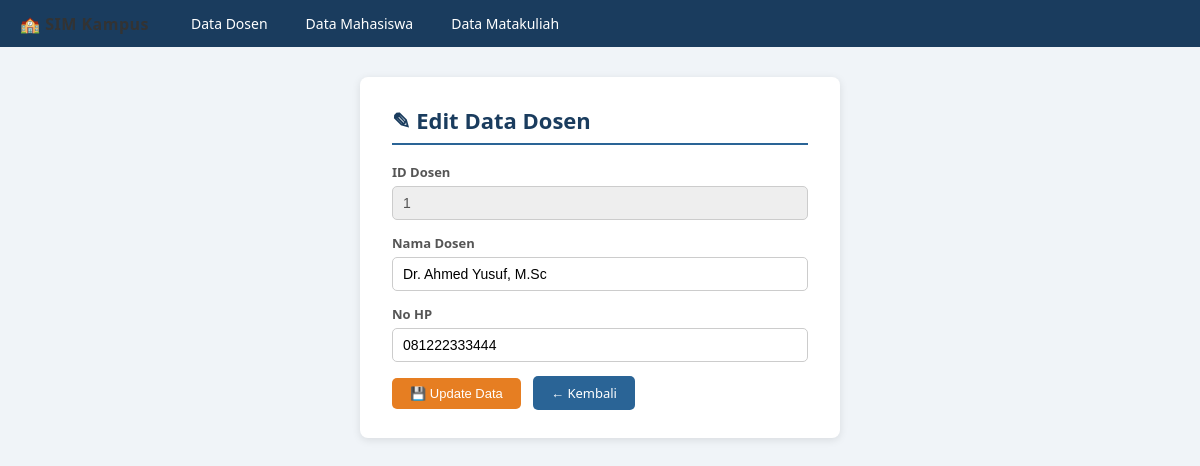
The page /dosen/editdosen.php?idDosen=1 on the database its author committed.
### tables this page shows
CREATE TABLE IF NOT EXISTS t_dosen (
    idDosen    INT          NOT NULL AUTO_INCREMENT,
    namaDosen  VARCHAR(50)  NOT NULL,
    noHP       VARCHAR(25)  NOT NULL,
    PRIMARY KEY (idDosen)
);

### dosen/editdosen.php (the view, shortened to what this page needs)
<?php
include 'koneksi.php';
if (isset($_GET['idDosen'])) {
    $id = (int) $_GET['idDosen'];
    $query  = "SELECT * FROM t_dosen WHERE idDosen='$id'";
    $result = mysqli_query($link, $query);
    $data      = mysqli_fetch_assoc($result);
    $idDosen   = $data["idDosen"];
    $namaDosen = $data["namaDosen"];
    $noHP      = $data["noHP"];
} else {
    header("location: viewdosen.php");
    exit;
}
?>
<!DOCTYPE html>
<html lang="id">
<head>
    <link rel="stylesheet" href="style.css">
</head>
<body>
<nav>
    <span class="brand">&#127979; SIM Kampus</span>
    <a href="viewdosen.php">Data Dosen</a>
    <a href="viewmahasiswa.php">Data Mahasiswa</a>
    <a href="viewmatakuliah.php">Data Matakuliah</a>
</nav>
<div class="wrapper">
    <div class="card" style="max-width:480px; margin:0 auto;">
        <h1>&#9998; Edit Data Dosen</h1>
        <form id="form_mahasiswa" action="proses_editdosen.php" method="post">
            <div class="form-group">
                <label for="idDosenDisabled">ID Dosen</label>
                <input type="text" id="idDosenDisabled" value="<?php echo $idDosen; ?>" disabled>
            </div>
            <div class="form-group">
                <label for="namaDosen">Nama Dosen</label>
                <input type="text" name="namaDosen" id="namaDosen"
                       value="<?php echo htmlspecialchars($namaDosen); ?>" required>
            </div>
            <div class="form-group">
                <label for="noHP">No HP</label>
                <input type="text" name="noHP" id="noHP"
                       value="<?php echo htmlspecialchars($noHP); ?>" required>
            </div>
            <button type="submit" name="edit" class="btn btn-warning">&#128190; Update Data</button>
            <a href="viewdosen.php" class="btn btn-primary" style="margin-left:8px;">&#8592; Kembali</a>
        </form>
    </div>
</div>
</body>
</html>

### style.css (style rules this page uses)
* { box-sizing: border-box; margin: 0; padding: 0; }
body { font-family: 'Segoe UI', Arial, sans-serif; background: #f0f4f8; color: #333; }
nav { background: #1a3c5e; padding: 0 20px; display: flex; align-items: center; gap: 6px; flex-wrap: wrap; }
nav a { color: #fff; text-decoration: none; padding: 14px 16px; display: inline-block; font-size: 14px; transition: background .2s; }
nav .brand { font-weight: 700; font-size: 16px; margin-right: 20px; letter-spacing: .5px; }
.wrapper { max-width: 960px; margin: 30px auto; padding: 0 16px; }
.card { background: #fff; border-radius: 8px; box-shadow: 0 2px 8px rgba(0,0,0,.1); padding: 28px 32px; margin-bottom: 24px; }
h1 { font-size: 22px; color: #1a3c5e; margin-bottom: 18px; border-bottom: 2px solid #2a6496; padding-bottom: 8px; }
.btn { display: inline-block; padding: 8px 18px; border-radius: 5px; text-decoration: none; font-size: 13px; cursor: pointer; border: none; transition: opacity .2s; }
.btn-primary { background: #2a6496; color: #fff; }
.btn-warning { background: #e67e22; color: #fff; }
.form-group { margin-bottom: 14px; }
.form-group label { display: block; font-size: 13px; font-weight: 600; margin-bottom: 5px; color: #555; }
.form-group input, .form-group select { width: 100%; padding: 8px 10px; border: 1px solid #ccc; border-radius: 5px; font-size: 14px; transition: border-color .2s; }
.form-group input[disabled] { background: #eee; cursor: not-allowed; }

### rows shown on the page
t_dosen: idDosen "1", namaDosen "Dr. Ahmed Yusuf, M.Sc", noHP "081222333444"
